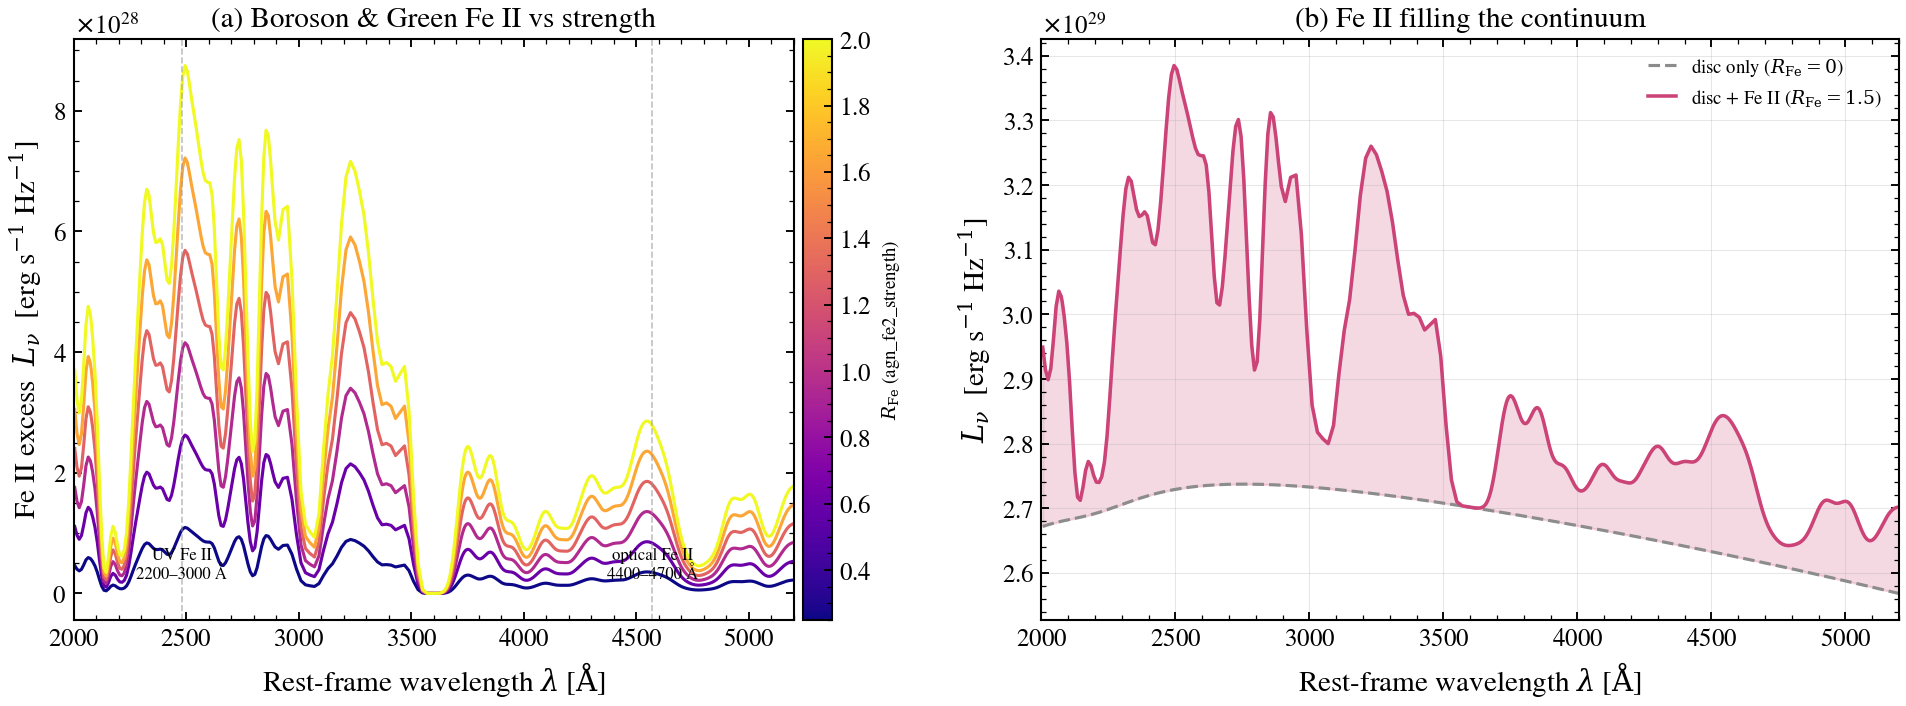

Write Python code to recreate this figure.
"""
Boroson & Green (1992) Fe II template: the optical/UV iron blanket
==================================================================

``agn={"feii": {"type": "boroson_green"}}`` adds the empirical **Boroson & Green
(1992)** Fe II pseudo-continuum to a composable AGN — the broad iron-line blanket
that fills the 2200–3000 Å and 4400–4700 Å windows of type-1 quasars. Its
amplitude is set by ``agn_fe2_strength`` (the standard :math:`R_{\\rm Fe}` ratio of
Fe II to broad H\\ :math:`\\beta`).

The template is the PyQSOFit empirical Fe II compilation (Vestergaard & Wilkes
2001 in the UV, Boroson & Green 1992 in the optical), so the line ratios within
each iron complex follow the *measured* I Zw 1 spectrum rather than a smooth
parametrisation. ``boroson_green`` exposes it as a standalone ``feii`` block —
the same template the analytic ``blr`` lines carry, usable on its own. Other Fe II
options (``grahsp``, ``qsogen_balmer``) are swappable — see
``tengri.list_agn_models()``.

Panel (a) plots the Fe II **excess** over the ``agn_fe2_strength = 0`` baseline,
which isolates the iron humps; panel (b) shows the same Fe II riding on the bright
accretion-disc continuum, where it fills in the windows between the broad lines.

**References:**

.. [1] Boroson, T. A. & Green, R. F. (1992). The emission-line properties of
   low-redshift quasi-stellar objects. ApJS, 80, 109.
"""

import os

os.environ["TF_CPP_MIN_LOG_LEVEL"] = "2"  # suppress XLA/PjRt C++ INFO+WARNING logs

import warnings

import jax
import matplotlib as mpl
import matplotlib.pyplot as plt
import numpy as np

import tengri
from tengri.analysis.plotting import setup_style

setup_style()
warnings.filterwarnings("ignore", message=".*BakedInBackend.*")
warnings.filterwarnings("ignore", message=".*deprecated.*")

C_AA_PER_S = 2.998e18

SFH = {"type": "const", "*": tengri.FIXED, "log_total_mass": -10.0}
DUST = {"type": "two_component", "*": tengri.FIXED, "tau_diff": 0.0, "tau_bc": 0.0}

ssp = tengri.load_ssp()


def _feii_model(feii_type):
    return tengri.SEDModel.build(
        ssp,
        sfh=SFH,
        dust=DUST,
        agn={
            "type": "composable",
            "disc": {"type": "multicolor", "*": tengri.FIXED},
            "feii": {"type": feii_type, "*": tengri.FIXED},
            "*": tengri.FIXED,
            "log_lbol": 12.0,
            "frac": 1.0,
        },
        redshift=tengri.Fixed(0.0),
    )


def _feii_excess(model, strength):
    """Fe II-only Lnu: SED at the requested strength minus the strength=0 SED."""
    base = dict(model.spec.sample(jax.random.PRNGKey(0)))
    wave = np.asarray(model.predict_rest_sed(base).wavelength)
    sed0 = np.asarray(model.predict_rest_sed({**base, "agn_fe2_strength": np.float64(0.0)}).sed)
    sed = np.asarray(
        model.predict_rest_sed({**base, "agn_fe2_strength": np.float64(strength)}).sed
    )
    return wave, sed - sed0


fig, (ax_sweep, ax_cmp) = plt.subplots(1, 2, figsize=(13.0, 5.0))

# ── Panel (a): Fe II strength sweep (boroson_green) ───────────────────
bg = _feii_model("boroson_green")
strengths = np.linspace(0.25, 2.0, 6)
norm = mpl.colors.Normalize(vmin=strengths.min(), vmax=strengths.max())
cmap = plt.get_cmap("plasma")

for strength in strengths:
    wave, excess = _feii_excess(bg, strength)
    mask = (wave >= 2000) & (wave <= 5200)
    ax_sweep.plot(wave[mask], excess[mask], color=cmap(norm(strength)), lw=1.5)

for ang, name in ((2480, "UV Fe II\n2200–3000 Å"), (4570, "optical Fe II\n4400–4700 Å")):
    ax_sweep.axvline(ang, color="0.6", ls="--", lw=0.8, alpha=0.6)
    ax_sweep.text(ang, ax_sweep.get_ylim()[1] * 0.02, name, fontsize=8, ha="center", va="bottom")

ax_sweep.set(
    xlabel=r"Rest-frame wavelength $\lambda$ [$\mathrm{\AA}$]",
    ylabel=r"Fe II excess  $L_\nu$  [erg s$^{-1}$ Hz$^{-1}$]",
    xlim=(2000, 5200),
    title="(a) Boroson & Green Fe II vs strength",
)
sm = plt.cm.ScalarMappable(cmap=cmap, norm=norm)
sm.set_array([])
fig.colorbar(sm, ax=ax_sweep, pad=0.01).set_label(r"$R_{\rm Fe}$ (agn_fe2_strength)", fontsize=9)

# ── Panel (b): Fe II riding on the disc continuum ─────────────────────
base = dict(bg.spec.sample(jax.random.PRNGKey(0)))
wave = np.asarray(bg.predict_rest_sed(base).wavelength)
mask = (wave >= 2000) & (wave <= 5200)
sed_off = np.asarray(bg.predict_rest_sed({**base, "agn_fe2_strength": np.float64(0.0)}).sed)
sed_on = np.asarray(bg.predict_rest_sed({**base, "agn_fe2_strength": np.float64(1.5)}).sed)

ax_cmp.plot(
    wave[mask], sed_off[mask], color="0.55", lw=1.5, ls="--", label=r"disc only ($R_{\rm Fe}=0$)"
)
ax_cmp.plot(
    wave[mask], sed_on[mask], color="#cc4477", lw=1.7, label=r"disc + Fe II ($R_{\rm Fe}=1.5$)"
)
ax_cmp.fill_between(wave[mask], sed_off[mask], sed_on[mask], color="#cc4477", alpha=0.2)

ax_cmp.set(
    xlabel=r"Rest-frame wavelength $\lambda$ [$\mathrm{\AA}$]",
    ylabel=r"$L_\nu$  [erg s$^{-1}$ Hz$^{-1}$]",
    xlim=(2000, 5200),
    title="(b) Fe II filling the continuum",
)
ax_cmp.legend(frameon=False, fontsize=9, loc="upper right")
ax_cmp.grid(True, alpha=0.3)

fig.tight_layout()
plt.savefig("plot_boroson_green_feii_template.png", dpi=150, bbox_inches="tight")
print("Saved plot_boroson_green_feii_template.png")
